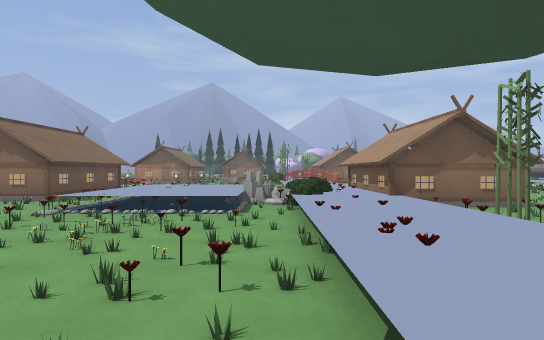
View 1 (above)

12 first-person views from a walk through a 3-D level made in the Godot game engine. The camera is 1.5 m above the floor, looks level and sees 75° across. The floor is counted in squares, 2 m on a side. Each view is taken from the middle of a square. On the plan, view 1 faces up. The plan holds only what a view shows up to about 11 squares ahead; the rest is blank. The place goes on beyond the plan. Characters and animated objects are left out. Some surface patterns are stand-ins.

View 2
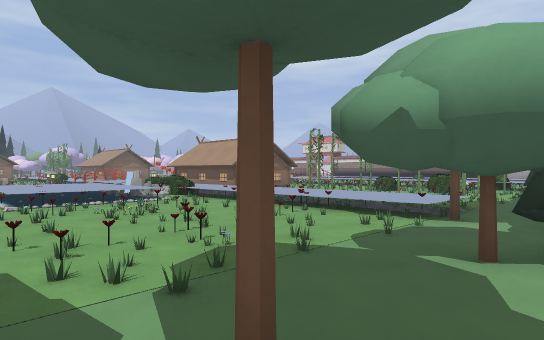

View 3
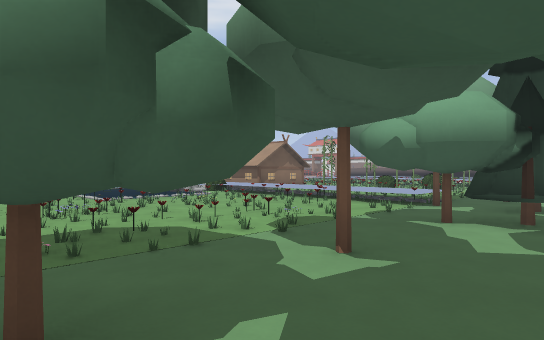

View 4
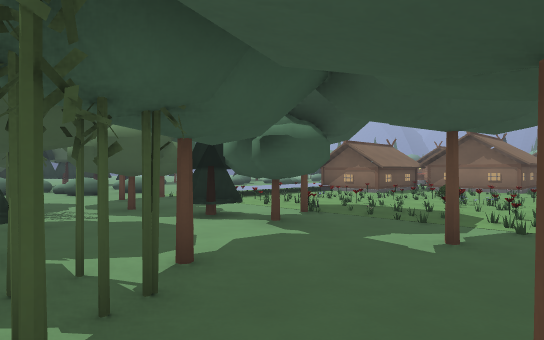

View 5
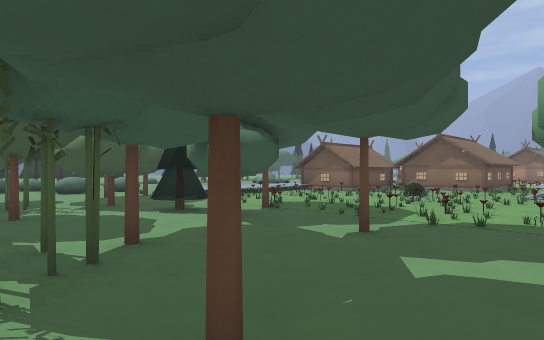

View 6
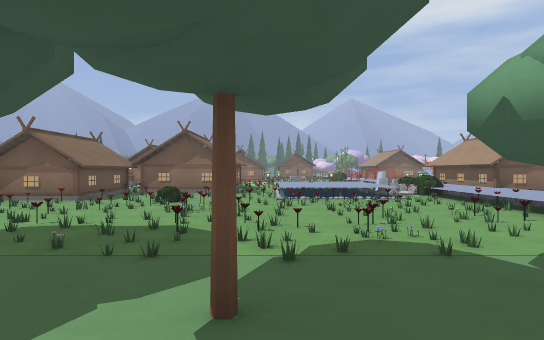

View 7
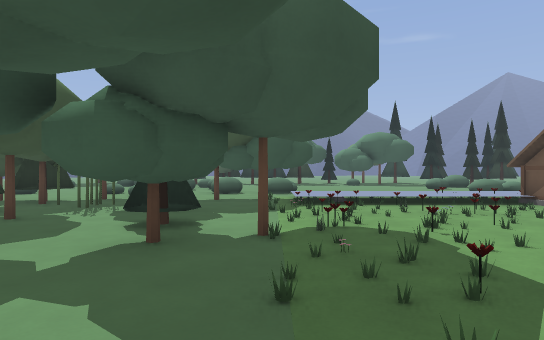

View 8
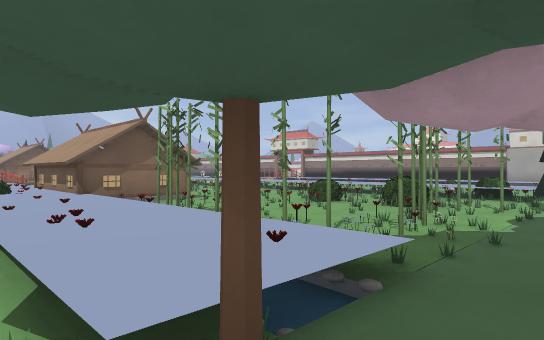

View 9
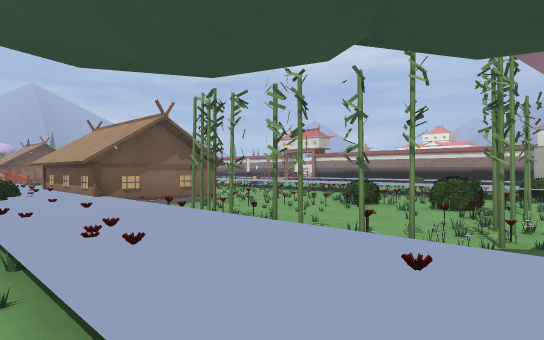

View 10
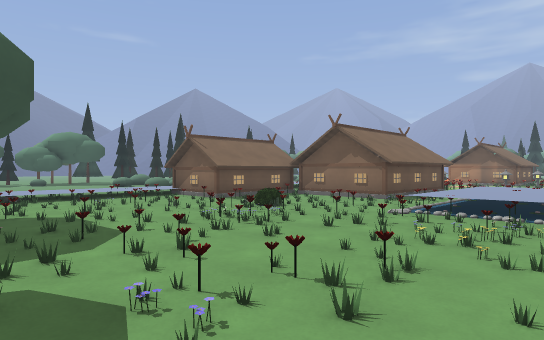

View 11
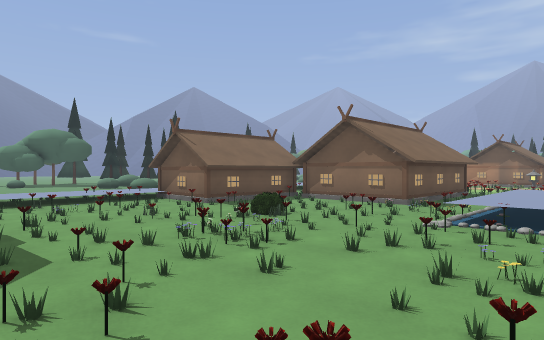

View 12
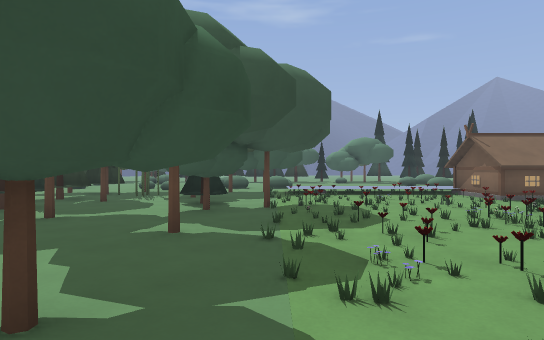

### Floor plan
Key: @ floor where view 1 was taken; # wall or solid block; x gap in a wall; . main floor; : floor 0.25 m higher than the main floor; + floor 0.5 m higher than the main floor; / step, stairs or slope; = window, fence, low wall or low ledge; ^ raised ledge; T thing the floor can be seen under or through.
Columns run from 16 left of view 1 to 10 right of it. Each row starts with its distance up from view 1.
 14             =
 13            #=#
 12            #==
 11            #=.    #
 10            #.++/  ^^
  9        #####.++===^
  8        # ###.++===^   ..
  7   ^    #.===#+++./####..
  6   ..:###...==.# /++..... =
  5    .::...====.#=.++=/.#. .
  4    .::.=.===.....++#/.#==#=
  3    /::.:..==.#==.++/...#=
  2    .::#x#=TT===#=++#..TTT.=
  1    .//=.=TT=.=...++##.TTT.=
  0   ^/x/..........@#x##...#..
 -1   x.#...TTT.#.##.x...
 -2  x=...TTT.....####
 -3 ^....TT........
 -4    .TTT.#.##.#
 -5   +.TT.#.####..
 -6   ..TT.
 -7   ..T

Positions as (right, up) in squares from view 1, and headings:
1: (0, 0), facing up
2: (-5, -2), facing up-right
3: (-7, -3), facing up-right
4: (-3, -5), facing up-left
5: (-2, -5), facing up-left
6: (-4, -3), facing up
7: (-3, 0), facing left
8: (0, -1), facing up-right
9: (0, 0), facing up-right
10: (-1, 0), facing up-left
11: (-2, 1), facing up-left
12: (0, 0), facing left
